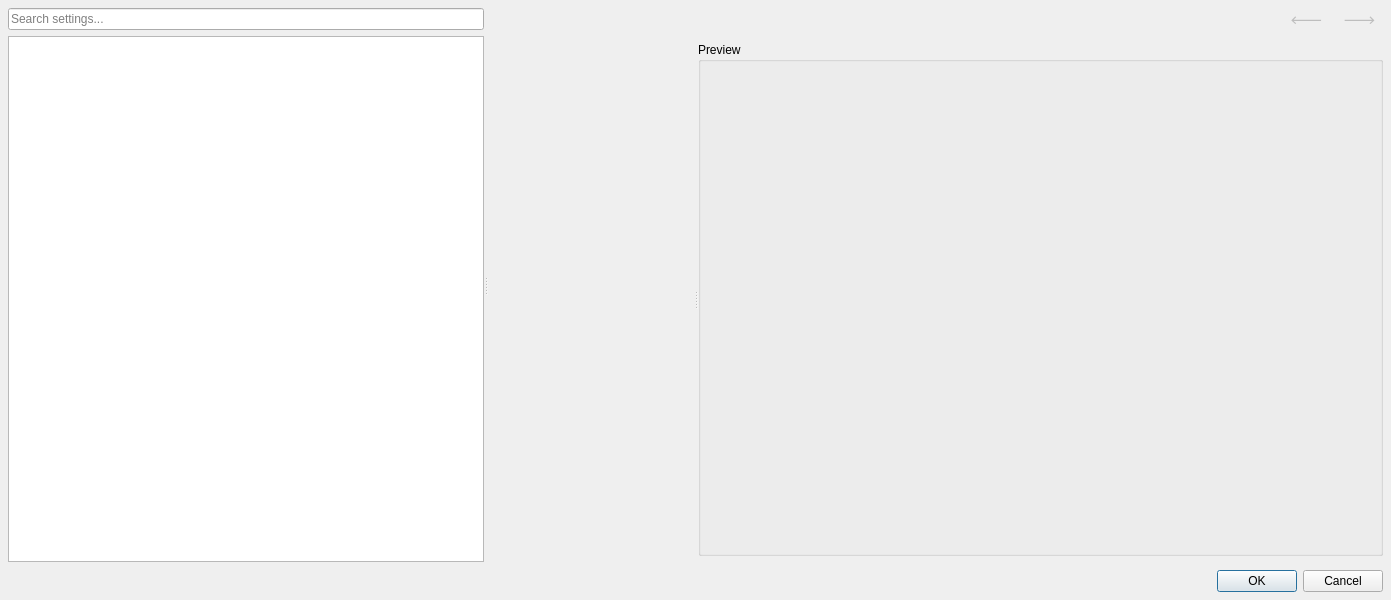
<?xml version="1.0" encoding="UTF-8"?>
<ui version="4.0">
 <class>LC_SettingsDialog</class>
 <widget class="QDialog" name="LC_SettingsDialog">
  <property name="geometry">
   <rect>
    <x>0</x>
    <y>0</y>
    <width>1391</width>
    <height>600</height>
   </rect>
  </property>
  <property name="windowTitle">
   <string>Settings</string>
  </property>
  <layout class="QVBoxLayout" name="mainLayout">
   <property name="spacing">
    <number>8</number>
   </property>
   <property name="leftMargin">
    <number>8</number>
   </property>
   <property name="topMargin">
    <number>8</number>
   </property>
   <property name="rightMargin">
    <number>8</number>
   </property>
   <property name="bottomMargin">
    <number>8</number>
   </property>
   <item>
    <widget class="QSplitter" name="splMain">
     <property name="orientation">
      <enum>Qt::Orientation::Horizontal</enum>
     </property>
     <property name="childrenCollapsible">
      <bool>false</bool>
     </property>
     <widget class="QWidget" name="wContainerLeft" native="true">
      <layout class="QVBoxLayout" name="leftLayout">
       <property name="spacing">
        <number>6</number>
       </property>
       <property name="leftMargin">
        <number>0</number>
       </property>
       <property name="topMargin">
        <number>0</number>
       </property>
       <property name="rightMargin">
        <number>0</number>
       </property>
       <property name="bottomMargin">
        <number>0</number>
       </property>
       <item>
        <widget class="LC_SearchLineEdit" name="leSearch">
         <property name="placeholderText">
          <string>Search settings...</string>
         </property>
         <property name="clearButtonEnabled">
          <bool>false</bool>
         </property>
        </widget>
       </item>
       <item>
        <widget class="LC_PlaceholderTreeView" name="tvCategoriesTree">
         <property name="sizePolicy">
          <sizepolicy hsizetype="Ignored" vsizetype="Expanding">
           <horstretch>0</horstretch>
           <verstretch>0</verstretch>
          </sizepolicy>
         </property>
         <property name="minimumSize">
          <size>
           <width>150</width>
           <height>0</height>
          </size>
         </property>
         <property name="editTriggers">
          <set>QAbstractItemView::EditTrigger::NoEditTriggers</set>
         </property>
         <property name="headerHidden">
          <bool>true</bool>
         </property>
         <property name="placeholderText" stdset="0">
          <string>Nothing to show</string>
         </property>
        </widget>
       </item>
      </layout>
     </widget>
     <widget class="QWidget" name="wContainerRight" native="true">
      <layout class="QVBoxLayout" name="rightLayout">
       <property name="spacing">
        <number>6</number>
       </property>
       <property name="leftMargin">
        <number>6</number>
       </property>
       <property name="topMargin">
        <number>0</number>
       </property>
       <property name="rightMargin">
        <number>0</number>
       </property>
       <property name="bottomMargin">
        <number>0</number>
       </property>
       <item>
        <layout class="QHBoxLayout" name="headerLayout">
         <property name="spacing">
          <number>6</number>
         </property>
         <property name="leftMargin">
          <number>0</number>
         </property>
         <property name="topMargin">
          <number>0</number>
         </property>
         <property name="rightMargin">
          <number>0</number>
         </property>
         <property name="bottomMargin">
          <number>0</number>
         </property>
         <item>
          <widget class="QLabel" name="lblBreadcrumbs">
           <property name="styleSheet">
            <string notr="true">font-weight: bold; color: #555555;</string>
           </property>
           <property name="text">
            <string/>
           </property>
          </widget>
         </item>
         <item>
          <widget class="QToolButton" name="btnBack">
           <property name="enabled">
            <bool>false</bool>
           </property>
           <property name="toolTip">
            <string>Back Button

Navigates backward in the list of previously visited pages</string>
           </property>
           <property name="text">
            <string>🡐</string>
           </property>
           <property name="autoRaise">
            <bool>true</bool>
           </property>
          </widget>
         </item>
         <item>
          <widget class="QToolButton" name="btnForward">
           <property name="enabled">
            <bool>false</bool>
           </property>
           <property name="toolTip">
            <string>Forward Button

Navigates forward in the list of previously visited pages</string>
           </property>
           <property name="text">
            <string>🡒</string>
           </property>
           <property name="autoRaise">
            <bool>true</bool>
           </property>
          </widget>
         </item>
        </layout>
       </item>
       <item>
        <widget class="LC_PresetManagementBar" name="presetBar" native="true">
         <property name="visible">
          <bool>true</bool>
         </property>
        </widget>
       </item>
       <item>
        <widget class="QSplitter" name="splPreview">
         <property name="sizePolicy">
          <sizepolicy hsizetype="Expanding" vsizetype="Preferred">
           <horstretch>0</horstretch>
           <verstretch>2</verstretch>
          </sizepolicy>
         </property>
         <property name="orientation">
          <enum>Qt::Orientation::Horizontal</enum>
         </property>
         <widget class="QScrollArea" name="saSettingsScrollArea">
          <property name="minimumSize">
           <size>
            <width>200</width>
            <height>0</height>
           </size>
          </property>
          <property name="frameShape">
           <enum>QFrame::Shape::NoFrame</enum>
          </property>
          <property name="widgetResizable">
           <bool>true</bool>
          </property>
          <widget class="QWidget" name="scrollAreaWidgetContents">
           <property name="geometry">
            <rect>
             <x>0</x>
             <y>0</y>
             <width>787</width>
             <height>500</height>
            </rect>
           </property>
           <layout class="QVBoxLayout" name="scrollAreaLayout">
            <property name="spacing">
             <number>0</number>
            </property>
            <property name="leftMargin">
             <number>0</number>
            </property>
            <property name="topMargin">
             <number>0</number>
            </property>
            <property name="rightMargin">
             <number>0</number>
            </property>
            <property name="bottomMargin">
             <number>0</number>
            </property>
            <item>
             <widget class="QStackedWidget" name="swContent"/>
            </item>
           </layout>
          </widget>
         </widget>
         <widget class="QGroupBox" name="wContainerPreview">
          <property name="visible">
           <bool>false</bool>
          </property>
          <property name="title">
           <string>Preview</string>
          </property>
          <layout class="QVBoxLayout" name="m_previewLayout">
           <property name="spacing">
            <number>0</number>
           </property>
           <property name="leftMargin">
            <number>0</number>
           </property>
           <property name="topMargin">
            <number>0</number>
           </property>
           <property name="rightMargin">
            <number>0</number>
           </property>
           <property name="bottomMargin">
            <number>0</number>
           </property>
          </layout>
         </widget>
        </widget>
       </item>
       <item>
        <widget class="QWidget" name="wContainerBottom" native="true">
         <property name="visible">
          <bool>true</bool>
         </property>
         <layout class="QVBoxLayout" name="m_bottomLayout">
          <property name="spacing">
           <number>0</number>
          </property>
          <property name="leftMargin">
           <number>0</number>
          </property>
          <property name="topMargin">
           <number>0</number>
          </property>
          <property name="rightMargin">
           <number>0</number>
          </property>
          <property name="bottomMargin">
           <number>0</number>
          </property>
         </layout>
        </widget>
       </item>
      </layout>
     </widget>
    </widget>
   </item>
   <item>
    <widget class="QDialogButtonBox" name="buttonBox">
     <property name="standardButtons">
      <set>QDialogButtonBox::StandardButton::Cancel|QDialogButtonBox::StandardButton::Ok</set>
     </property>
    </widget>
   </item>
  </layout>
 </widget>
 <customwidgets>
  <customwidget>
   <class>LC_PresetManagementBar</class>
   <extends>QWidget</extends>
   <header>lc_preset_management_bar.h</header>
   <container>1</container>
  </customwidget>
  <customwidget>
   <class>LC_SearchLineEdit</class>
   <extends>QLineEdit</extends>
   <header>lc_search_line_edit.h</header>
  </customwidget>
  <customwidget>
   <class>LC_PlaceholderTreeView</class>
   <extends>QTreeView</extends>
   <header>lc_placeholder_tree_view.h</header>
  </customwidget>
 </customwidgets>
 <resources/>
 <connections/>
</ui>
